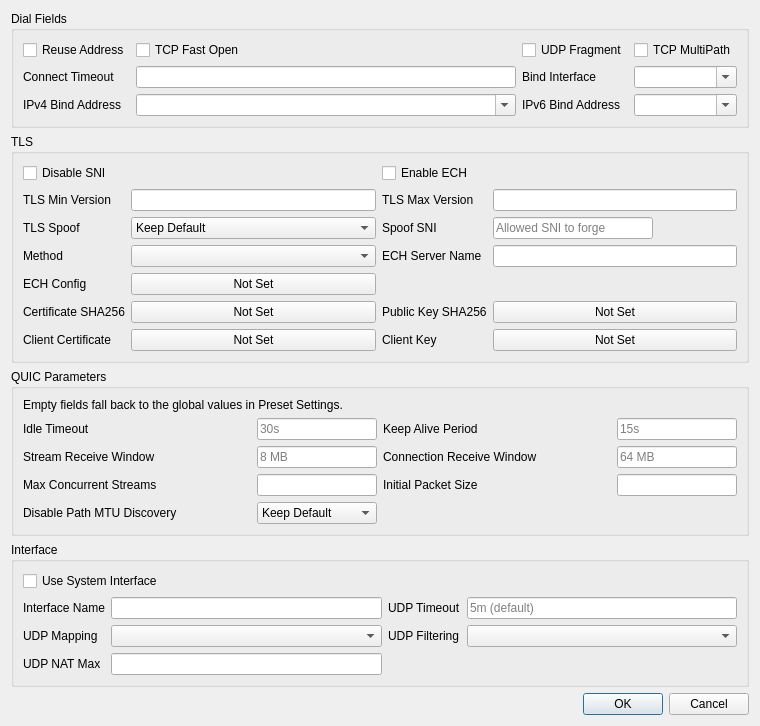
<?xml version="1.0" encoding="UTF-8"?>
<ui version="4.0">
 <class>EditAdvanced</class>
 <widget class="QDialog" name="EditAdvanced">
  <property name="geometry">
   <rect>
    <x>0</x>
    <y>0</y>
    <width>760</width>
    <height>460</height>
   </rect>
  </property>
  <property name="windowTitle">
   <string>Dialog</string>
  </property>
  <layout class="QGridLayout" name="gridLayout">
   <item row="0" column="0">
    <widget class="QGroupBox" name="dial_box">
     <property name="title">
      <string>Dial Fields</string>
     </property>
     <layout class="QGridLayout" name="gridLayout_2">      <item row="0" column="0">
       <widget class="QCheckBox" name="reuse_addr">
        <property name="text">
         <string>Reuse Address</string>
        </property>
       </widget>
      </item>
      <item row="0" column="1">
       <widget class="QCheckBox" name="tcp_fast_open">
        <property name="text">
         <string>TCP Fast Open</string>
        </property>
       </widget>
      </item>
      <item row="0" column="2">
       <widget class="QCheckBox" name="udp_fragment">
        <property name="text">
         <string>UDP Fragment</string>
        </property>
       </widget>
      </item>
      <item row="0" column="3">
       <widget class="QCheckBox" name="tcp_multipath">
        <property name="text">
         <string>TCP MultiPath</string>
        </property>
       </widget>
      </item>
      <item row="1" column="0">
       <widget class="QLabel" name="label">
        <property name="text">
         <string>Connect Timeout</string>
        </property>
       </widget>
      </item>
      <item row="1" column="1">
       <widget class="QLineEdit" name="connect_timeout"/>
      </item>
      <item row="1" column="2">
       <widget class="QLabel" name="label_bind_ifc">
        <property name="text">
         <string>Bind Interface</string>
        </property>
       </widget>
      </item>
      <item row="1" column="3">
       <widget class="QComboBox" name="bind_interface">
        <property name="editable">
         <bool>true</bool>
        </property>
       </widget>
      </item>
      <item row="2" column="0">
       <widget class="QLabel" name="label_inet4_bind">
        <property name="text">
         <string>IPv4 Bind Address</string>
        </property>
       </widget>
      </item>
      <item row="2" column="1">
       <widget class="QComboBox" name="inet4_bind_address">
        <property name="editable">
         <bool>true</bool>
        </property>
       </widget>
      </item>
      <item row="2" column="2">
       <widget class="QLabel" name="label_inet6_bind">
        <property name="text">
         <string>IPv6 Bind Address</string>
        </property>
       </widget>
      </item>
      <item row="2" column="3">
       <widget class="QComboBox" name="inet6_bind_address">
        <property name="editable">
         <bool>true</bool>
        </property>
       </widget>
      </item>
</layout>
    </widget>
   </item>
   <item row="3" column="0">
    <widget class="QGroupBox" name="interface_box">
     <property name="title">
      <string>Interface</string>
     </property>
     <layout class="QGridLayout" name="interface_form">      <item row="0" column="0" colspan="4">
       <widget class="QCheckBox" name="system">
        <property name="toolTip">
         <string>&lt;html&gt;&lt;head/&gt;&lt;body&gt;&lt;p&gt;Requires privilege and cannot conflict with existing system interfaces. The internal network stack is used when disabled.&lt;/p&gt;&lt;/body&gt;&lt;/html&gt;</string>
        </property>
        <property name="text">
         <string>Use System Interface</string>
        </property>
       </widget>
      </item>
      <item row="1" column="0">
       <widget class="QLabel" name="interface_name_l">
        <property name="toolTip">
         <string>&lt;html&gt;&lt;head/&gt;&lt;body&gt;&lt;p&gt;Custom system interface name. A generated name is used by default.&lt;/p&gt;&lt;/body&gt;&lt;/html&gt;</string>
        </property>
        <property name="text">
         <string>Interface Name</string>
        </property>
       </widget>
      </item>
      <item row="1" column="1">
       <widget class="QLineEdit" name="interface_name"/>
      </item>
      <item row="1" column="2">
       <widget class="QLabel" name="udp_timeout_l">
        <property name="toolTip">
         <string>&lt;html&gt;&lt;head/&gt;&lt;body&gt;&lt;p&gt;UDP NAT expiration time.&lt;/p&gt;&lt;/body&gt;&lt;/html&gt;</string>
        </property>
        <property name="text">
         <string>UDP Timeout</string>
        </property>
       </widget>
      </item>
      <item row="1" column="3">
       <widget class="QLineEdit" name="udp_timeout">
        <property name="placeholderText">
         <string>5m (default)</string>
        </property>
       </widget>
      </item>
      <item row="2" column="0">
       <widget class="QLabel" name="udp_mapping_l">
        <property name="toolTip">
         <string>&lt;html&gt;&lt;head/&gt;&lt;body&gt;&lt;p&gt;UDP NAT mapping behavior. endpoint_independent is used by default.&lt;/p&gt;&lt;/body&gt;&lt;/html&gt;</string>
        </property>
        <property name="text">
         <string>UDP Mapping</string>
        </property>
       </widget>
      </item>
      <item row="2" column="1">
       <widget class="QComboBox" name="udp_mapping"/>
      </item>
      <item row="2" column="2">
       <widget class="QLabel" name="udp_filtering_l">
        <property name="toolTip">
         <string>&lt;html&gt;&lt;head/&gt;&lt;body&gt;&lt;p&gt;UDP NAT filtering behavior. endpoint_independent is used by default.&lt;/p&gt;&lt;/body&gt;&lt;/html&gt;</string>
        </property>
        <property name="text">
         <string>UDP Filtering</string>
        </property>
       </widget>
      </item>
      <item row="2" column="3">
       <widget class="QComboBox" name="udp_filtering"/>
      </item>
      <item row="3" column="0">
       <widget class="QLabel" name="udp_nat_max_l">
        <property name="toolTip">
         <string>&lt;html&gt;&lt;head/&gt;&lt;body&gt;&lt;p&gt;Maximum number of UDP NAT entries.&lt;/p&gt;&lt;/body&gt;&lt;/html&gt;</string>
        </property>
        <property name="text">
         <string>UDP NAT Max</string>
        </property>
       </widget>
      </item>
      <item row="3" column="1">
       <widget class="QLineEdit" name="udp_nat_max"/>
      </item>
</layout>
    </widget>
   </item>
   <item row="4" column="0">
    <widget class="QDialogButtonBox" name="buttonBox">
     <property name="orientation">
      <enum>Qt::Orientation::Horizontal</enum>
     </property>
     <property name="standardButtons">
      <set>QDialogButtonBox::StandardButton::Cancel|QDialogButtonBox::StandardButton::Ok</set>
     </property>
    </widget>
   </item>
   <item row="1" column="0">
    <widget class="QGroupBox" name="tls_box">
     <property name="title">
      <string>TLS</string>
     </property>
     <layout class="QGridLayout" name="formLayout">      <item row="0" column="0" colspan="2">
       <widget class="QCheckBox" name="disable_sni">
        <property name="text">
         <string>Disable SNI</string>
        </property>
       </widget>
      </item>
      <item row="0" column="2" colspan="2">
       <widget class="QCheckBox" name="enable_ech">
        <property name="text">
         <string>Enable ECH</string>
        </property>
       </widget>
      </item>
      <item row="1" column="0">
       <widget class="QLabel" name="label_6">
        <property name="text">
         <string>TLS Min Version</string>
        </property>
       </widget>
      </item>
      <item row="1" column="1">
       <widget class="QLineEdit" name="min_version"/>
      </item>
      <item row="1" column="2">
       <widget class="QLabel" name="label_7">
        <property name="text">
         <string>TLS Max Version</string>
        </property>
       </widget>
      </item>
      <item row="1" column="3">
       <widget class="QLineEdit" name="max_version"/>
      </item>
      <item row="2" column="0">
       <widget class="QLabel" name="tls_spoof_state_l">
        <property name="toolTip">
         <string>&lt;html&gt;&lt;head/&gt;&lt;body&gt;&lt;p&gt;Whether this profile injects a forged ClientHello. &amp;quot;Keep Default&amp;quot; follows Preset Settings, unless a Spoof SNI is set below.&lt;/p&gt;&lt;/body&gt;&lt;/html&gt;</string>
        </property>
        <property name="text">
         <string>TLS Spoof</string>
        </property>
       </widget>
      </item>
      <item row="2" column="1">
       <widget class="QComboBox" name="tls_spoof_state">
        <item>
         <property name="text">
          <string>Keep Default</string>
         </property>
        </item>
        <item>
         <property name="text">
          <string>On</string>
         </property>
        </item>
        <item>
         <property name="text">
          <string>Off</string>
         </property>
        </item>
       </widget>
      </item>
      <item row="2" column="2">
       <widget class="QLabel" name="tls_spoof_l">
        <property name="toolTip">
         <string>&lt;html&gt;&lt;head/&gt;&lt;body&gt;&lt;p&gt;Inject a forged TLS ClientHello carrying this SNI before the real one, to pass SNI filtering that allows specific hostnames.&lt;/p&gt;&lt;p&gt;Client only. Requires elevated privileges (root / Administrator). Not supported on Windows ARM64. &amp;quot;wrong-timestamp&amp;quot; is not supported on macOS.&lt;/p&gt;&lt;p&gt;Leave empty to inherit the global value from Preset Settings.&lt;/p&gt;&lt;/body&gt;&lt;/html&gt;</string>
        </property>
        <property name="text">
         <string>Spoof SNI</string>
        </property>
       </widget>
      </item>
      <item row="2" column="3">
       <widget class="QLineEdit" name="tls_spoof">
        <property name="maximumSize">
         <size>
          <width>160</width>
          <height>16777215</height>
         </size>
        </property>
        <property name="placeholderText">
         <string>Allowed SNI to forge</string>
        </property>
       </widget>
      </item>
      <item row="3" column="0">
       <widget class="QLabel" name="tls_spoof_method_l">
        <property name="text">
         <string>Method</string>
        </property>
       </widget>
      </item>
      <item row="3" column="1">
       <widget class="QComboBox" name="tls_spoof_method"/>
      </item>
      <item row="3" column="2">
       <widget class="QLabel" name="label_8">
        <property name="toolTip">
         <string>&lt;html&gt;&lt;head/&gt;&lt;body&gt;&lt;h4 style=&quot; margin-top:12px; margin-bottom:12px; margin-left:0px; margin-right:0px; -qt-block-indent:0; text-indent:0px;&quot;&gt;&lt;a name=&quot;query_server_name&quot;/&gt;&lt;span style=&quot; font-size:medium; font-weight:700;&quot;&gt;q&lt;/span&gt;&lt;span style=&quot; font-size:medium; font-weight:700;&quot;&gt;uery_server_name in sing-box&lt;/span&gt;&lt;/h4&gt;&lt;/body&gt;&lt;/html&gt;</string>
        </property>
        <property name="text">
         <string>ECH Server Name</string>
        </property>
       </widget>
      </item>
      <item row="3" column="3">
       <widget class="QLineEdit" name="ech_server_name"/>
      </item>
      <item row="4" column="0">
       <widget class="QLabel" name="label_2">
        <property name="text">
         <string>ECH Config</string>
        </property>
       </widget>
      </item>
      <item row="4" column="1">
       <widget class="QPushButton" name="ech_config">
        <property name="text">
         <string>Not Set</string>
        </property>
       </widget>
      </item>
      <item row="5" column="0">
       <widget class="QLabel" name="label_3">
        <property name="toolTip">
         <string>&lt;html&gt;&lt;head/&gt;&lt;body&gt;&lt;p&gt;SHA-256 of the server's whole certificate in base64, one per line (pcs in share links). A match replaces CA verification, so a self-signed certificate works.&lt;/p&gt;&lt;p&gt;Cannot be combined with a custom Certificate.&lt;/p&gt;&lt;/body&gt;&lt;/html&gt;</string>
        </property>
        <property name="text">
         <string>Certificate SHA256</string>
        </property>
       </widget>
      </item>
      <item row="5" column="1">
       <widget class="QPushButton" name="cert_sha256">
        <property name="text">
         <string>Not Set</string>
        </property>
       </widget>
      </item>
      <item row="5" column="2">
       <widget class="QLabel" name="cert_public_key_sha256_l">
        <property name="toolTip">
         <string>&lt;html&gt;&lt;head/&gt;&lt;body&gt;&lt;p&gt;SHA-256 of the server certificate's public key in base64, one per line. A match replaces CA verification and survives renewals that keep the key.&lt;/p&gt;&lt;p&gt;Cannot be combined with a custom Certificate.&lt;/p&gt;&lt;/body&gt;&lt;/html&gt;</string>
        </property>
        <property name="text">
         <string>Public Key SHA256</string>
        </property>
        <property name="buddy">
         <cstring>cert_public_key_sha256</cstring>
        </property>
       </widget>
      </item>
      <item row="5" column="3">
       <widget class="QPushButton" name="cert_public_key_sha256">
        <property name="text">
         <string>Not Set</string>
        </property>
       </widget>
      </item>
      <item row="6" column="0">
       <widget class="QLabel" name="label_4">
        <property name="text">
         <string>Client Certificate</string>
        </property>
       </widget>
      </item>
      <item row="6" column="1">
       <widget class="QPushButton" name="client_cert">
        <property name="text">
         <string>Not Set</string>
        </property>
       </widget>
      </item>
      <item row="6" column="2">
       <widget class="QLabel" name="label_5">
        <property name="text">
         <string>Client Key</string>
        </property>
       </widget>
      </item>
      <item row="6" column="3">
       <widget class="QPushButton" name="client_key">
        <property name="text">
         <string>Not Set</string>
        </property>
       </widget>
      </item>
</layout>
    </widget>
   </item>
   <item row="2" column="0">
    <widget class="QGroupBox" name="quic_box">
     <property name="title">
      <string>QUIC Parameters</string>
     </property>
     <layout class="QGridLayout" name="gridLayout_quic">
      <item row="0" column="0" colspan="4">
       <widget class="QLabel" name="quic_note">
        <property name="text">
         <string>Empty fields fall back to the global values in Preset Settings.</string>
        </property>
        <property name="wordWrap">
         <bool>true</bool>
        </property>
       </widget>
      </item>
      <item row="1" column="0">
       <widget class="QLabel" name="quic_idle_timeout_l">
        <property name="text">
         <string>Idle Timeout</string>
        </property>
       </widget>
      </item>
      <item row="1" column="1">
       <widget class="QLineEdit" name="quic_idle_timeout">
        <property name="maximumSize">
         <size>
          <width>120</width>
          <height>16777215</height>
         </size>
        </property>
        <property name="placeholderText">
         <string notr="true">30s</string>
        </property>
       </widget>
      </item>
      <item row="1" column="2">
       <widget class="QLabel" name="quic_keep_alive_period_l">
        <property name="text">
         <string>Keep Alive Period</string>
        </property>
       </widget>
      </item>
      <item row="1" column="3">
       <widget class="QLineEdit" name="quic_keep_alive_period">
        <property name="maximumSize">
         <size>
          <width>120</width>
          <height>16777215</height>
         </size>
        </property>
        <property name="placeholderText">
         <string notr="true">15s</string>
        </property>
       </widget>
      </item>
      <item row="2" column="0">
       <widget class="QLabel" name="quic_stream_receive_window_l">
        <property name="text">
         <string>Stream Receive Window</string>
        </property>
       </widget>
      </item>
      <item row="2" column="1">
       <widget class="QLineEdit" name="quic_stream_receive_window">
        <property name="maximumSize">
         <size>
          <width>120</width>
          <height>16777215</height>
         </size>
        </property>
        <property name="placeholderText">
         <string notr="true">8 MB</string>
        </property>
       </widget>
      </item>
      <item row="2" column="2">
       <widget class="QLabel" name="quic_connection_receive_window_l">
        <property name="text">
         <string>Connection Receive Window</string>
        </property>
       </widget>
      </item>
      <item row="2" column="3">
       <widget class="QLineEdit" name="quic_connection_receive_window">
        <property name="maximumSize">
         <size>
          <width>120</width>
          <height>16777215</height>
         </size>
        </property>
        <property name="placeholderText">
         <string notr="true">64 MB</string>
        </property>
       </widget>
      </item>
      <item row="3" column="0">
       <widget class="QLabel" name="quic_max_concurrent_streams_l">
        <property name="text">
         <string>Max Concurrent Streams</string>
        </property>
       </widget>
      </item>
      <item row="3" column="1">
       <widget class="QLineEdit" name="quic_max_concurrent_streams">
        <property name="maximumSize">
         <size>
          <width>120</width>
          <height>16777215</height>
         </size>
        </property>
       </widget>
      </item>
      <item row="3" column="2">
       <widget class="QLabel" name="quic_initial_packet_size_l">
        <property name="text">
         <string>Initial Packet Size</string>
        </property>
       </widget>
      </item>
      <item row="3" column="3">
       <widget class="QLineEdit" name="quic_initial_packet_size">
        <property name="maximumSize">
         <size>
          <width>120</width>
          <height>16777215</height>
         </size>
        </property>
       </widget>
      </item>
      <item row="4" column="0">
       <widget class="QLabel" name="quic_disable_path_mtu_discovery_l">
        <property name="text">
         <string>Disable Path MTU Discovery</string>
        </property>
       </widget>
      </item>
      <item row="4" column="1">
       <widget class="QComboBox" name="quic_disable_path_mtu_discovery">
        <item>
         <property name="text">
          <string>Keep Default</string>
         </property>
        </item>
        <item>
         <property name="text">
          <string>On</string>
         </property>
        </item>
        <item>
         <property name="text">
          <string>Off</string>
         </property>
        </item>
       </widget>
      </item>
     </layout>
    </widget>
   </item>
  </layout>
 </widget>
 <tabstops>
  <tabstop>reuse_addr</tabstop>
  <tabstop>tcp_fast_open</tabstop>
  <tabstop>udp_fragment</tabstop>
  <tabstop>tcp_multipath</tabstop>
  <tabstop>connect_timeout</tabstop>
  <tabstop>bind_interface</tabstop>
  <tabstop>inet4_bind_address</tabstop>
  <tabstop>inet6_bind_address</tabstop>
  <tabstop>disable_sni</tabstop>
  <tabstop>enable_ech</tabstop>
  <tabstop>min_version</tabstop>
  <tabstop>max_version</tabstop>
  <tabstop>tls_spoof_state</tabstop>
  <tabstop>tls_spoof</tabstop>
  <tabstop>tls_spoof_method</tabstop>
  <tabstop>ech_server_name</tabstop>
  <tabstop>ech_config</tabstop>
  <tabstop>cert_sha256</tabstop>
  <tabstop>cert_public_key_sha256</tabstop>
  <tabstop>client_cert</tabstop>
  <tabstop>client_key</tabstop>
  <tabstop>quic_idle_timeout</tabstop>
  <tabstop>quic_keep_alive_period</tabstop>
  <tabstop>quic_stream_receive_window</tabstop>
  <tabstop>quic_connection_receive_window</tabstop>
  <tabstop>quic_max_concurrent_streams</tabstop>
  <tabstop>quic_initial_packet_size</tabstop>
  <tabstop>quic_disable_path_mtu_discovery</tabstop>
  <tabstop>system</tabstop>
  <tabstop>interface_name</tabstop>
  <tabstop>udp_timeout</tabstop>
  <tabstop>udp_mapping</tabstop>
  <tabstop>udp_filtering</tabstop>
  <tabstop>udp_nat_max</tabstop>
 </tabstops>
 <resources/>
 <connections>
  <connection>
   <sender>buttonBox</sender>
   <signal>accepted()</signal>
   <receiver>EditAdvanced</receiver>
   <slot>accept()</slot>
   <hints>
    <hint type="sourcelabel">
     <x>248</x>
     <y>254</y>
    </hint>
    <hint type="destinationlabel">
     <x>157</x>
     <y>274</y>
    </hint>
   </hints>
  </connection>
  <connection>
   <sender>buttonBox</sender>
   <signal>rejected()</signal>
   <receiver>EditAdvanced</receiver>
   <slot>reject()</slot>
   <hints>
    <hint type="sourcelabel">
     <x>316</x>
     <y>260</y>
    </hint>
    <hint type="destinationlabel">
     <x>286</x>
     <y>274</y>
    </hint>
   </hints>
  </connection>
 </connections>
</ui>
